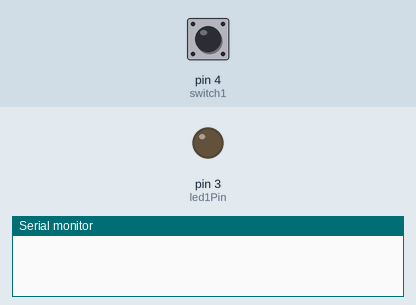
Simulated run of this sketch. Board: Arduino Uno, built with avr-gcc and run on an emulated ATmega328P. Parts: output pins drawn as LEDs (lit = HIGH), the last lines printed to the serial monitor. Dashed ring = blinking. The test bench sets the inputs (shaded band); at power-on: pin 4 (switch1) LOW.

Above: at 1.2 s.
1.3 s: pin 4 (switch1) pulled HIGH for 0.15 s
At 2.1 s:
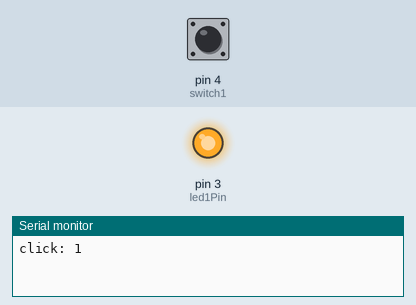
2.9 s: pin 4 (switch1) pulled HIGH for 1 s
At 6.6 s:
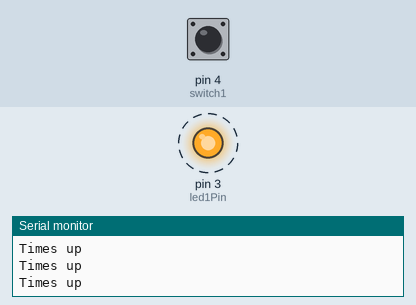
Timing chart, 0 to 12.4 s (numbered marks = the images above; inputs shaded):
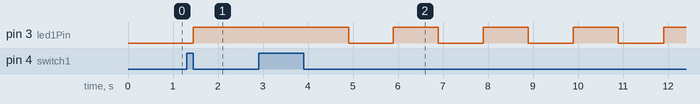

Measured:
- after the input at 1.3 s, pin 3 (led1Pin): LOW → HIGH after 0.15 s
- after the input at 2.9 s, pin 3 (led1Pin): alternates HIGH for 1.0 s and LOW for 1.0 s, starting after 2.0 s

The sketch:

classModeChangeMillis.ino
```cpp
const int switch1 = 4;
const int led1Pin = 3;

boolean pressing = false;

int counter = 0;

int interval = 1000;
long prevMillis = 0;

boolean flipFlop = false;

void setup() {
  // put your setup code here, to run once:
  Serial.begin(9600);
  pinMode(switch1, INPUT);
  pinMode(led1Pin, OUTPUT);
}

void loop() {
  // put your main code here, to run repeatedly:
  int switch1Read = digitalRead(switch1);
  //Serial.println(switch1Read);

  if (switch1Read == 1) {
    pressing = true;
  }

  //  if(switch1Read == 0){
  //    // count by 1
  //    if(pressing == true){
  //      Serial.print("click: ");
  //      counter = counter + 1;
  //      Serial.println(counter);
  //      //counter++;
  //
  //      pressing = false;
  //    }
  //  }

  if (switch1Read == 0 && pressing == true) {
    counter++;
    Serial.print("click: ");
    Serial.println(counter);
    pressing = false;
  }

  if (counter == 0) {
    // led is off
    digitalWrite(led1Pin, LOW);
  }

  if (counter == 1) {
    // led turns on
    digitalWrite(led1Pin, HIGH);
  }
  if (counter == 2) {
    // led blinks
    //    digitalWrite(led1Pin, HIGH);
    //    delay(1000);
    //    digitalWrite(led1Pin, LOW);
    //    delay(1000);
    if (millis() - prevMillis >= interval) {
      //do something
      prevMillis = millis();
      Serial.println("Times up");
      if(flipFlop == true){
        digitalWrite(led1Pin, LOW);
      }

      if(flipFlop == false){
        digitalWrite(led1Pin, HIGH);
      }

      if(flipFlop == false){
        flipFlop = true;
      }else{
        flipFlop = false;
      }

    }
  }

  if (counter >= 3) {
    counter = 0;
  }

}
```
